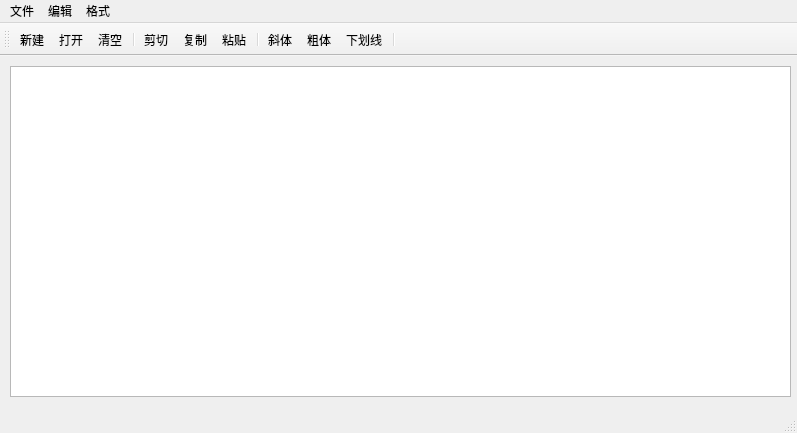
<?xml version="1.0" encoding="UTF-8"?>
<ui version="4.0">
 <class>QWMainWindow</class>
 <widget class="QMainWindow" name="QWMainWindow">
  <property name="geometry">
   <rect>
    <x>0</x>
    <y>0</y>
    <width>797</width>
    <height>433</height>
   </rect>
  </property>
  <property name="windowTitle">
   <string>LYY花样字体编辑器</string>
  </property>
  <widget class="QWidget" name="centralwidget">
   <widget class="QTextEdit" name="textEdit">
    <property name="geometry">
     <rect>
      <x>10</x>
      <y>10</y>
      <width>781</width>
      <height>331</height>
     </rect>
    </property>
   </widget>
  </widget>
  <widget class="QMenuBar" name="menubar">
   <property name="geometry">
    <rect>
     <x>0</x>
     <y>0</y>
     <width>797</width>
     <height>26</height>
    </rect>
   </property>
   <widget class="QMenu" name="menu">
    <property name="title">
     <string>文件</string>
    </property>
    <addaction name="actNew"/>
    <addaction name="actOpen"/>
    <addaction name="separator"/>
    <addaction name="actClose"/>
   </widget>
   <widget class="QMenu" name="menu_2">
    <property name="title">
     <string>编辑</string>
    </property>
    <addaction name="actCut"/>
    <addaction name="actCopy"/>
    <addaction name="actPaste"/>
    <addaction name="separator"/>
    <addaction name="actClear"/>
   </widget>
   <widget class="QMenu" name="menu_3">
    <property name="title">
     <string>格式</string>
    </property>
    <addaction name="actFontBold"/>
    <addaction name="actFontItalic"/>
    <addaction name="actFontUnder"/>
    <addaction name="separator"/>
    <addaction name="actToolbarLab"/>
   </widget>
   <addaction name="menu"/>
   <addaction name="menu_2"/>
   <addaction name="menu_3"/>
  </widget>
  <widget class="QStatusBar" name="statusbar"/>
  <widget class="QToolBar" name="toolBar">
   <property name="windowTitle">
    <string>toolBar</string>
   </property>
   <attribute name="toolBarArea">
    <enum>TopToolBarArea</enum>
   </attribute>
   <attribute name="toolBarBreak">
    <bool>false</bool>
   </attribute>
   <addaction name="actNew"/>
   <addaction name="actOpen"/>
   <addaction name="actClear"/>
   <addaction name="separator"/>
   <addaction name="actCut"/>
   <addaction name="actCopy"/>
   <addaction name="actPaste"/>
   <addaction name="separator"/>
   <addaction name="actFontItalic"/>
   <addaction name="actFontBold"/>
   <addaction name="actFontUnder"/>
   <addaction name="separator"/>
  </widget>
  <action name="actOpen">
   <property name="icon">
    <iconset>
     <normaloff>images/open3.bmp</normaloff>
     <normalon>:/images/images/open3.bmp</normalon>images/open3.bmp</iconset>
   </property>
   <property name="text">
    <string>打开</string>
   </property>
   <property name="toolTip">
    <string>打开文件</string>
   </property>
   <property name="shortcut">
    <string>Ctrl+O</string>
   </property>
  </action>
  <action name="actCut">
   <property name="icon">
    <iconset>
     <normaloff>images/cut.bmp</normaloff>
     <normalon>:/images/images/cut.bmp</normalon>images/cut.bmp</iconset>
   </property>
   <property name="text">
    <string>剪切</string>
   </property>
   <property name="toolTip">
    <string>剪切文件</string>
   </property>
   <property name="shortcut">
    <string>Ctrl+X</string>
   </property>
  </action>
  <action name="actCopy">
   <property name="icon">
    <iconset>
     <normaloff>images/120.bmp</normaloff>
     <normalon>:/images/images/120.bmp</normalon>images/120.bmp</iconset>
   </property>
   <property name="text">
    <string>复制</string>
   </property>
   <property name="toolTip">
    <string>复制</string>
   </property>
   <property name="shortcut">
    <string>Ctrl+C</string>
   </property>
  </action>
  <action name="actPaste">
   <property name="icon">
    <iconset>
     <normaloff>images/new2.bmp</normaloff>
     <normalon>:/images/images/new2.bmp</normalon>images/new2.bmp</iconset>
   </property>
   <property name="text">
    <string>粘贴</string>
   </property>
   <property name="toolTip">
    <string>粘贴</string>
   </property>
   <property name="shortcut">
    <string>Ctrl+V</string>
   </property>
  </action>
  <action name="actFontBold">
   <property name="checkable">
    <bool>true</bool>
   </property>
   <property name="icon">
    <iconset>
     <normaloff>images/BLD.bmp</normaloff>
     <normalon>:/images/images/BLD.bmp</normalon>images/BLD.bmp</iconset>
   </property>
   <property name="text">
    <string>粗体</string>
   </property>
   <property name="toolTip">
    <string>加粗</string>
   </property>
  </action>
  <action name="actFontItalic">
   <property name="checkable">
    <bool>true</bool>
   </property>
   <property name="icon">
    <iconset>
     <normaloff>images/ITL.bmp</normaloff>
     <normalon>:/images/images/ITL.bmp</normalon>images/ITL.bmp</iconset>
   </property>
   <property name="text">
    <string>斜体</string>
   </property>
   <property name="toolTip">
    <string>倾斜字体</string>
   </property>
  </action>
  <action name="actFontUnder">
   <property name="checkable">
    <bool>true</bool>
   </property>
   <property name="icon">
    <iconset>
     <normaloff>images/WORDUNRY.bmp</normaloff>
     <normalon>:/images/images/WORDUNRY.bmp</normalon>images/WORDUNRY.bmp</iconset>
   </property>
   <property name="text">
    <string>下划线</string>
   </property>
   <property name="toolTip">
    <string>添加下划线</string>
   </property>
  </action>
  <action name="actClose">
   <property name="icon">
    <iconset>
     <normaloff>images/exit.bmp</normaloff>
     <normalon>:/images/images/exit.bmp</normalon>images/exit.bmp</iconset>
   </property>
   <property name="text">
    <string>退出</string>
   </property>
   <property name="toolTip">
    <string>退出</string>
   </property>
  </action>
  <action name="actClear">
   <property name="icon">
    <iconset>
     <normaloff>images/103.bmp</normaloff>
     <normalon>:/images/images/103.bmp</normalon>images/103.bmp</iconset>
   </property>
   <property name="text">
    <string>清空</string>
   </property>
   <property name="toolTip">
    <string>清空内容</string>
   </property>
  </action>
  <action name="actFont">
   <property name="icon">
    <iconset>
     <normaloff>images/dsdpow.bmp</normaloff>
     <normalon>:/images/images/dsdpow.bmp</normalon>images/dsdpow.bmp</iconset>
   </property>
   <property name="text">
    <string>字体</string>
   </property>
   <property name="toolTip">
    <string>字体设置</string>
   </property>
  </action>
  <action name="actNew">
   <property name="enabled">
    <bool>true</bool>
   </property>
   <property name="icon">
    <iconset>
     <normaloff>images/new.bmp</normaloff>
     <normalon>:/images/images/new.bmp</normalon>images/new.bmp</iconset>
   </property>
   <property name="text">
    <string>新建</string>
   </property>
   <property name="toolTip">
    <string>新建</string>
   </property>
   <property name="shortcut">
    <string>Ctrl+N</string>
   </property>
  </action>
  <action name="actToolbarLab">
   <property name="checkable">
    <bool>true</bool>
   </property>
   <property name="text">
    <string>显示工具栏文字标签</string>
   </property>
   <property name="toolTip">
    <string>显示工具栏文字标签</string>
   </property>
  </action>
 </widget>
 <resources/>
 <connections>
  <connection>
   <sender>actPaste</sender>
   <signal>triggered()</signal>
   <receiver>textEdit</receiver>
   <slot>paste()</slot>
   <hints>
    <hint type="sourcelabel">
     <x>-1</x>
     <y>-1</y>
    </hint>
    <hint type="destinationlabel">
     <x>400</x>
     <y>239</y>
    </hint>
   </hints>
  </connection>
  <connection>
   <sender>actCut</sender>
   <signal>triggered()</signal>
   <receiver>textEdit</receiver>
   <slot>cut()</slot>
   <hints>
    <hint type="sourcelabel">
     <x>-1</x>
     <y>-1</y>
    </hint>
    <hint type="destinationlabel">
     <x>400</x>
     <y>239</y>
    </hint>
   </hints>
  </connection>
  <connection>
   <sender>actCopy</sender>
   <signal>triggered()</signal>
   <receiver>textEdit</receiver>
   <slot>copy()</slot>
   <hints>
    <hint type="sourcelabel">
     <x>-1</x>
     <y>-1</y>
    </hint>
    <hint type="destinationlabel">
     <x>400</x>
     <y>239</y>
    </hint>
   </hints>
  </connection>
  <connection>
   <sender>actClose</sender>
   <signal>triggered()</signal>
   <receiver>QWMainWindow</receiver>
   <slot>close()</slot>
   <hints>
    <hint type="sourcelabel">
     <x>-1</x>
     <y>-1</y>
    </hint>
    <hint type="destinationlabel">
     <x>398</x>
     <y>216</y>
    </hint>
   </hints>
  </connection>
  <connection>
   <sender>actClear</sender>
   <signal>triggered()</signal>
   <receiver>textEdit</receiver>
   <slot>clear()</slot>
   <hints>
    <hint type="sourcelabel">
     <x>-1</x>
     <y>-1</y>
    </hint>
    <hint type="destinationlabel">
     <x>400</x>
     <y>239</y>
    </hint>
   </hints>
  </connection>
 </connections>
</ui>
